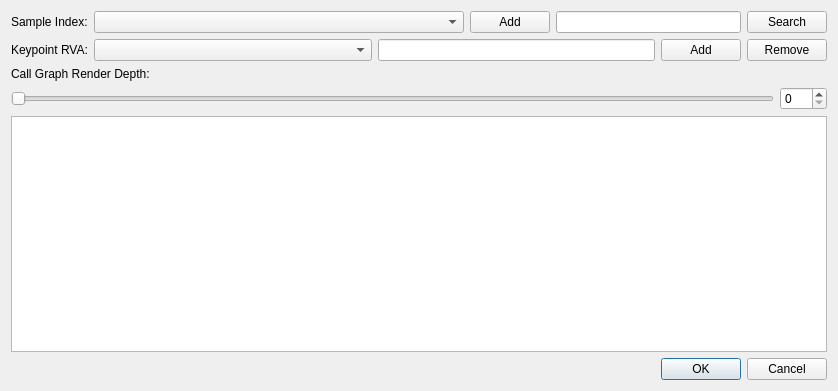
<?xml version="1.0" encoding="UTF-8"?>
<ui version="4.0">
 <class>SelectSampleDialog</class>
 <widget class="QDialog" name="SelectSampleDialog">
  <property name="geometry">
   <rect>
    <x>0</x>
    <y>0</y>
    <width>838</width>
    <height>391</height>
   </rect>
  </property>
  <property name="windowTitle">
   <string>Select Sample Data</string>
  </property>
  <layout class="QGridLayout" name="gridLayout">
   <item row="0" column="0">
    <layout class="QVBoxLayout" name="verticalLayout">
     <item>
      <layout class="QHBoxLayout" name="horizontalLayout" stretch="0,2,0,1,0">
       <item>
        <widget class="QLabel" name="label">
         <property name="text">
          <string>Sample Index:</string>
         </property>
        </widget>
       </item>
       <item>
        <widget class="QComboBox" name="comboBox"/>
       </item>
       <item>
        <widget class="QPushButton" name="pushButton">
         <property name="text">
          <string>Add</string>
         </property>
        </widget>
       </item>
       <item>
        <widget class="QLineEdit" name="lineEditIndexSearch"/>
       </item>
       <item>
        <widget class="QPushButton" name="pushButtonSearch">
         <property name="text">
          <string>Search</string>
         </property>
        </widget>
       </item>
      </layout>
     </item>
     <item>
      <layout class="QHBoxLayout" name="horizontalLayout_2" stretch="0,1,1,0,0">
       <item>
        <widget class="QLabel" name="label_3">
         <property name="text">
          <string>Keypoint RVA:</string>
         </property>
        </widget>
       </item>
       <item>
        <widget class="QComboBox" name="comboBoxKeypoints"/>
       </item>
       <item>
        <widget class="QLineEdit" name="lineEditKeypoint"/>
       </item>
       <item>
        <widget class="QPushButton" name="pushButtonKeypointAdd">
         <property name="text">
          <string>Add</string>
         </property>
        </widget>
       </item>
       <item>
        <widget class="QPushButton" name="pushButtonKeypointRemove">
         <property name="text">
          <string>Remove</string>
         </property>
        </widget>
       </item>
      </layout>
     </item>
     <item>
      <widget class="QLabel" name="label_2">
       <property name="text">
        <string>Call Graph Render Depth:</string>
       </property>
      </widget>
     </item>
     <item>
      <layout class="QHBoxLayout" name="horizontalLayout_3">
       <item>
        <widget class="QSlider" name="horizontalSliderCGDepth">
         <property name="maximum">
          <number>999</number>
         </property>
         <property name="orientation">
          <enum>Qt::Horizontal</enum>
         </property>
        </widget>
       </item>
       <item>
        <widget class="QSpinBox" name="spinBoxCGDepth">
         <property name="maximum">
          <number>999</number>
         </property>
        </widget>
       </item>
      </layout>
     </item>
     <item>
      <widget class="QTextEdit" name="textEdit">
       <property name="readOnly">
        <bool>true</bool>
       </property>
      </widget>
     </item>
     <item>
      <widget class="QDialogButtonBox" name="buttonBox">
       <property name="orientation">
        <enum>Qt::Horizontal</enum>
       </property>
       <property name="standardButtons">
        <set>QDialogButtonBox::Cancel|QDialogButtonBox::Ok</set>
       </property>
      </widget>
     </item>
    </layout>
   </item>
  </layout>
 </widget>
 <resources/>
 <connections>
  <connection>
   <sender>buttonBox</sender>
   <signal>accepted()</signal>
   <receiver>SelectSampleDialog</receiver>
   <slot>accept()</slot>
   <hints>
    <hint type="sourcelabel">
     <x>248</x>
     <y>254</y>
    </hint>
    <hint type="destinationlabel">
     <x>157</x>
     <y>274</y>
    </hint>
   </hints>
  </connection>
  <connection>
   <sender>buttonBox</sender>
   <signal>rejected()</signal>
   <receiver>SelectSampleDialog</receiver>
   <slot>reject()</slot>
   <hints>
    <hint type="sourcelabel">
     <x>316</x>
     <y>260</y>
    </hint>
    <hint type="destinationlabel">
     <x>286</x>
     <y>274</y>
    </hint>
   </hints>
  </connection>
 </connections>
</ui>
